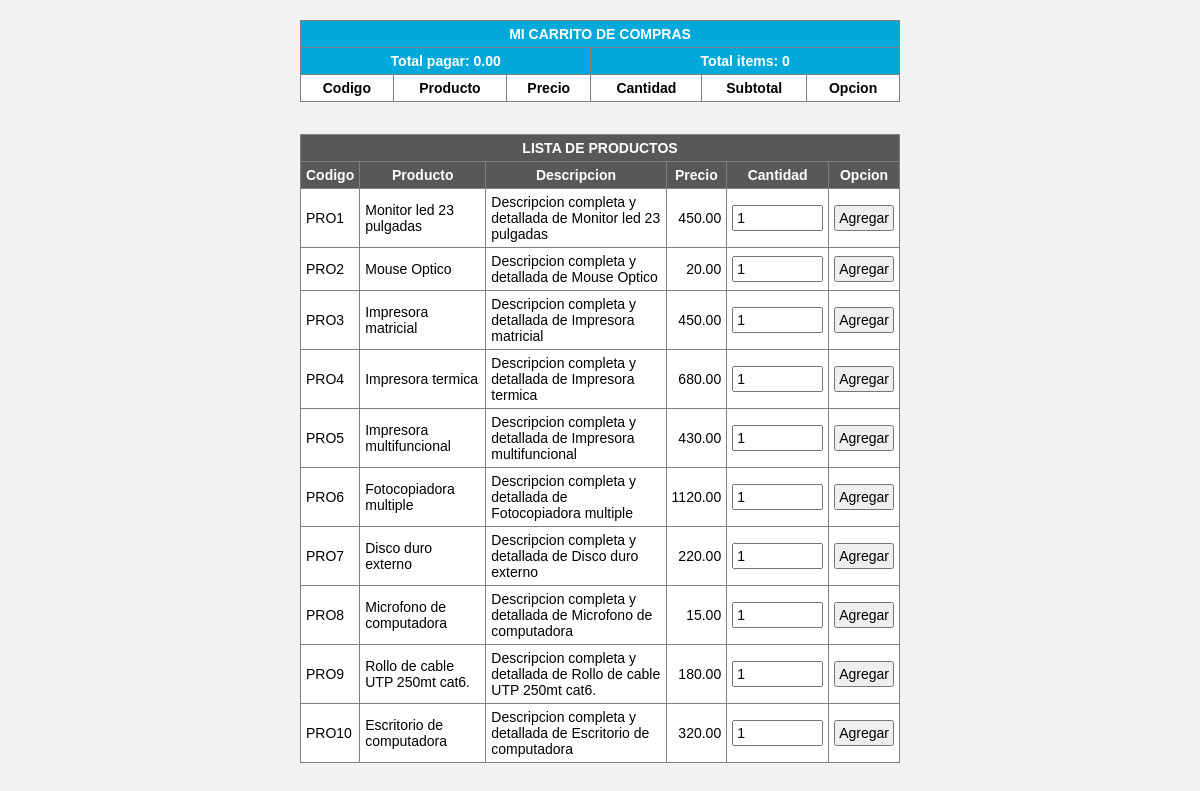
Page /carrito/index.php on the committed database.
### tables this page shows
CREATE TABLE IF NOT EXISTS `tbl_productos` (
  `producto_id` int(11) NOT NULL,
  `producto_codigo` varchar(20) NOT NULL,
  `producto_nombre` varchar(100) NOT NULL,
  `producto_descripcion` varchar(200) NOT NULL,
  `producto_precio` decimal(9,2) NOT NULL
);

### carrito/clases/conexion.php (called while the page is built, shortened)
<?php
	class Model{
		public function __construct(){
			$this->db = new mysqli(DB_HOST, DB_USER, DB_PASS, DB_NAME);
		}
	}
?>

### carrito/clases/producto.php (the view, shortened to what this page needs)
<?php
	include_once('conexion.php');
	class Product extends Model{
		public function get_products(){
      $sql = $this->db->query("SELECT * FROM tbl_productos");
      $html = '';
      foreach ($sql->fetch_all(MYSQLI_ASSOC) as $key){
        $code = "'".$key['producto_codigo']."'";
        $html .= '<tr>
                    <td>'.$key['producto_codigo'].'</td>
                    <td>'.$key['producto_nombre'].'</td>
                    <td>'.$key['producto_descripcion'].'</td>
                    <td align="right">'.$key['producto_precio'].'</td>
                    <td align="right">
                      <input type="number" id="'.$key['producto_codigo'].'" value="1" min="1">
                    </td>
                    <td>
                      <button onClick="addProduct('.$code.');">
                        Agregar
                      </button>
                    </td>
                  </tr>';
      }
      return $html;
   	}
	}
?>

### carrito/css/styles.css (style rules this page uses)
* { font-family: Arial; font-size: 14px; }
html { background-color: #F2F2F2; }
input, button { cursor: pointer; padding: 3px; width: 100%; box-sizing: border-box; }

### rows in the picture
tbl_productos: producto_codigo "PRO1", producto_nombre "Monitor led 23 pulgadas", producto_descripcion "Descripcion completa y detallada de Monitor led 23 pulgadas", producto_precio "450.00"
tbl_productos: producto_codigo "PRO2", producto_nombre "Mouse Optico", producto_descripcion "Descripcion completa y detallada de Mouse Optico", producto_precio "20.00"
tbl_productos: producto_codigo "PRO3", producto_nombre "Impresora matricial", producto_descripcion "Descripcion completa y detallada de Impresora matricial", producto_precio "450.00"
tbl_productos: producto_codigo "PRO4", producto_nombre "Impresora termica", producto_descripcion "Descripcion completa y detallada de Impresora termica", producto_precio "680.00"
tbl_productos: producto_codigo "PRO5", producto_nombre "Impresora multifuncional", producto_descripcion "Descripcion completa y detallada de Impresora multifuncional", producto_precio "430.00"
tbl_productos: producto_codigo "PRO6", producto_nombre "Fotocopiadora multiple", producto_descripcion "Descripcion completa y detallada de Fotocopiadora multiple", producto_precio "1120.00"
tbl_productos: producto_codigo "PRO7", producto_nombre "Disco duro externo", producto_descripcion "Descripcion completa y detallada de Disco duro externo", producto_precio "220.00"
tbl_productos: producto_codigo "PRO8", producto_nombre "Microfono de computadora", producto_descripcion "Descripcion completa y detallada de Microfono de computadora", producto_precio "15.00"
tbl_productos: producto_codigo "PRO9", producto_nombre "Rollo de cable UTP 250mt cat6.", producto_descripcion "Descripcion completa y detallada de Rollo de cable UTP 250mt cat6.", producto_precio "180.00"
tbl_productos: producto_codigo "PRO10", producto_nombre "Escritorio de computadora", producto_descripcion "Descripcion completa y detallada de Escritorio de computadora", producto_precio "320.00"

### other values in the picture
$cart->get_total_payment() "0.00"
$cart->get_total_items() "0"
